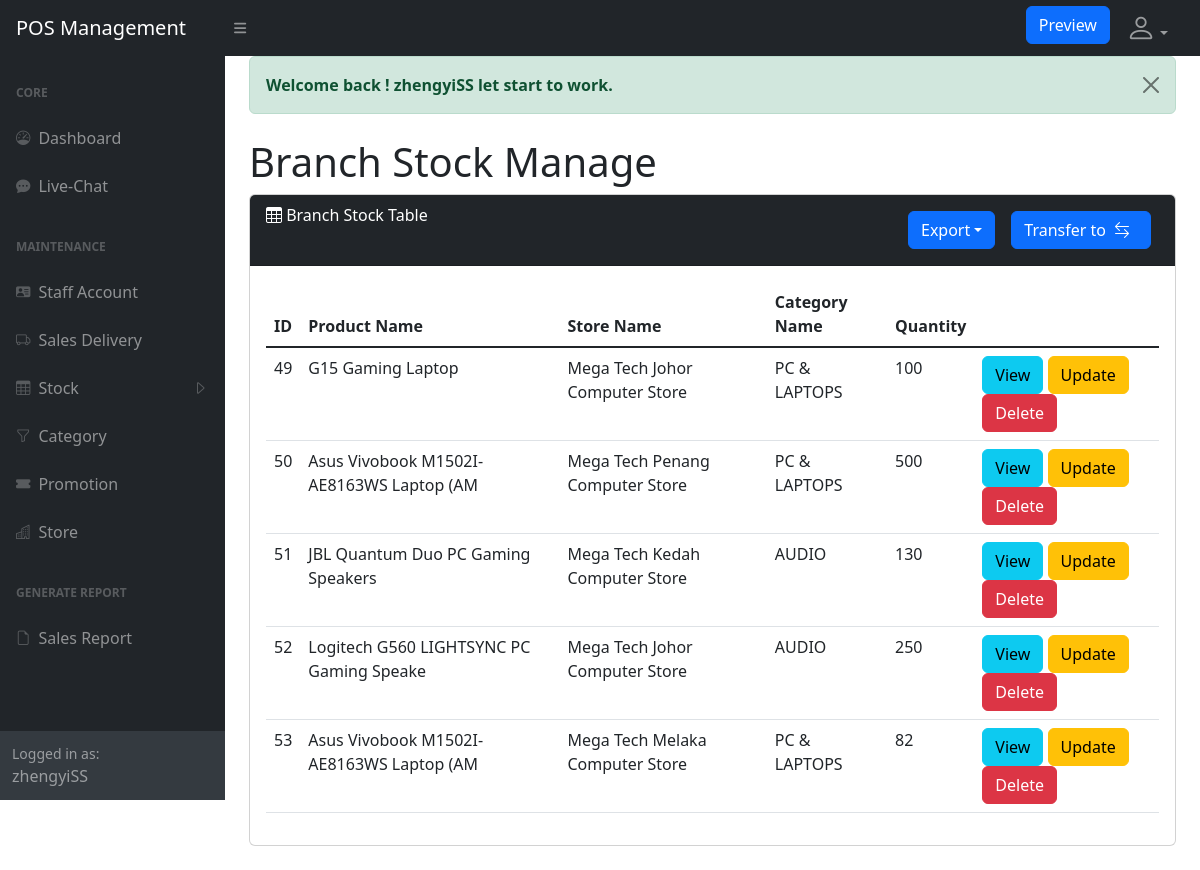
The page /administration/stock_branch.php (signed in) on the database its author committed.
### tables this page shows
CREATE TABLE `product` (
  `product_id` int(11) NOT NULL,
  `name` varchar(40) NOT NULL,
  `description` text NOT NULL,
  `price` double NOT NULL,
  `category_name` varchar(255) NOT NULL,
  `store_id` int(11) NOT NULL,
  `store_name` varchar(255) NOT NULL,
  `store_type` varchar(255) NOT NULL,
  `quantity` int(11) NOT NULL,
  `image` varchar(255) NOT NULL
);

### administration/stock_branch.php (the view, shortened to what this page needs)
<?php
require 'dbconnect.php';
$sql = "SELECT * FROM product WHERE store_type='Branch' ";
$result = mysqli_query($connect, $sql);
include 'static-include/header.php';
require 'static-nav/static-headnav.php';
require 'static-nav/static-sidenav.php';
?>
<div id="layoutSidenav_content">
    <main>
        <div class="container-fluid px-4">
            <?php include 'alertMessage.php'; ?>
            <h1 class="mt-4">Branch Stock Manage</h1>
            <div class="card mb-4">
                <div class="card-header bg-dark text-white">
                    <i class="bi bi-table"></i>
                    Branch Stock Table
                    <button type="button" class="btn btn-primary m-md-2 float-end" data-bs-toggle="modal" data-bs-target="#transferToModal">Transfer to<i class="bi bi-arrow-left-right  m-md-2"></i></button>
                    <div class="dropdown float-end">
                        <button type="button" class="btn btn-primary dropdown-toggle m-md-2" data-bs-toggle="dropdown">Export</button>
                    </div>
                </div>
                <div class="card-body">
                    <table class="table">
                        <thead>
                            <tr>
                                <th>ID</th>
                                <th>Product Name</th>
                                <th>Store Name</th>
                                <th>Category Name</th>
                                <th>Quantity</th>
                            </tr>
                        </thead>
                        <tbody>
                            <?php
                            if (mysqli_num_rows($result) > 0) {
                                foreach ($result as $product) {
                                    ?>
                                    <tr>
                                        <td><?php echo $product["product_id"]; ?></td>
                                        <td><?php echo $product["name"]; ?></td>
                                        <td><?php echo $product["store_name"]; ?></td>
                                        <td><?php echo $product["category_name"]; ?></td>
                                        <td><?php echo $product["quantity"]; ?></td>
                                        <td>
                                            <a class='btn btn-info' href="crud_product/product_view.php?id=<?php echo $product["product_id"]; ?>">View</a>
                                            <a class='btn btn-warning' href="crud_product_branch/product_update_branch.php?id=<?php echo $product["product_id"]; ?>">Update</a>
                                            <button type="button" class="btn btn-danger delete_product" id="<?php echo $product["product_id"]; ?>">Delete</button>
                                        </td>
                                    </tr>
                                    <?php
                                }
                            } else {
                                echo "<h5 class='text-primary'>No Record.....</h5>";
                            }
                            ?>
                        </tbody>
                    </table>
                </div>
            </div>
        </div>
    </main>
</div>
</body>
</html>

### rows shown on the page
product: product_id "49", name "G15 Gaming Laptop", store_name "Mega Tech Johor Computer Store", category_name "PC & LAPTOPS", quantity "100"
product: product_id "50", name "Asus Vivobook M1502I-AE8163WS Laptop (AM", store_name "Mega Tech Penang Computer Store", category_name "PC & LAPTOPS", quantity "500"
product: product_id "51", name "JBL Quantum Duo PC Gaming Speakers", store_name "Mega Tech Kedah Computer Store", category_name "AUDIO", quantity "130"
product: product_id "52", name "Logitech G560 LIGHTSYNC PC Gaming Speake", store_name "Mega Tech Johor Computer Store", category_name "AUDIO", quantity "250"
product: product_id "53", name "Asus Vivobook M1502I-AE8163WS Laptop (AM", store_name "Mega Tech Melaka Computer Store", category_name "PC & LAPTOPS", quantity "82"

### other values the page prints
$_SESSION['username'] "zhengyiSS"
$_SESSION['message'] "Welcome back ! zhengyiSS let start to work."
